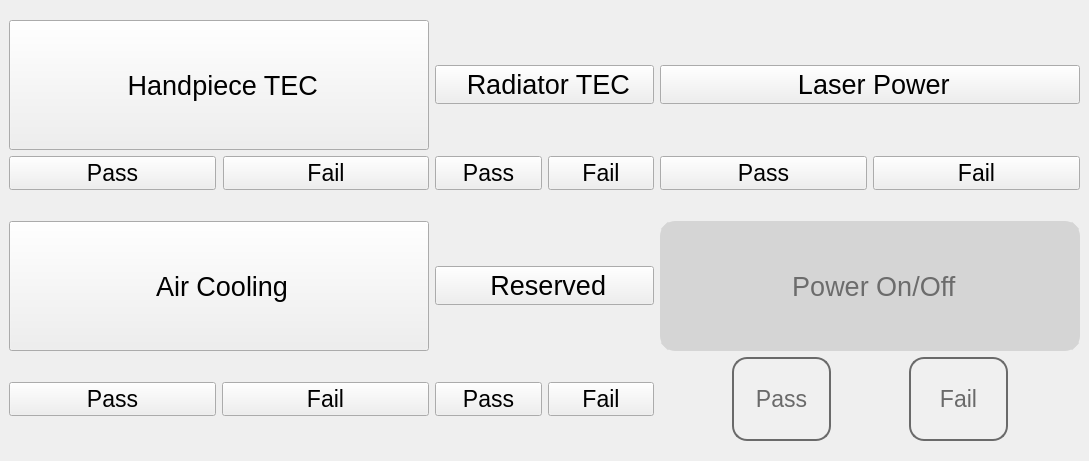
                    <widget class="QWidget" name="relaysBox">
                     <property name="geometry">
                      <rect>
                       <x>0</x>
                       <y>0</y>
                       <width>1089</width>
                       <height>461</height>
                      </rect>
                     </property>
                     <property name="styleSheet">
                      <string notr="true"/>
                     </property>
                     <attribute name="label">
                      <string> Relays</string>
                     </attribute>
                     <layout class="QVBoxLayout" name="verticalLayout_59">
                      <property name="leftMargin">
                       <number>0</number>
                      </property>
                      <property name="rightMargin">
                       <number>0</number>
                      </property>
                      <item alignment="Qt::AlignVCenter">
                       <widget class="QFrame" name="gridFrame">
                        <layout class="QGridLayout" name="gridLayout_12" rowstretch="0,0,0,0,0,0,0" columnstretch="1,1,1">
                         <item row="0" column="1">
                          <widget class="QPushButton" name="btnRadiator">
                           <property name="font">
                            <font>
                             <family>Arial</family>
                             <pointsize>20</pointsize>
                            </font>
                           </property>
                           <property name="text">
                            <string> Radiator TEC</string>
                           </property>
                           <property name="iconSize">
                            <size>
                             <width>90</width>
                             <height>90</height>
                            </size>
                           </property>
                          </widget>
                         </item>
                         <item row="0" column="2">
                          <widget class="QPushButton" name="btnLaserPower">
                           <property name="font">
                            <font>
                             <family>Arial</family>
                             <pointsize>20</pointsize>
                            </font>
                           </property>
                           <property name="text">
                            <string> Laser Power</string>
                           </property>
                           <property name="iconSize">
                            <size>
                             <width>90</width>
                             <height>90</height>
                            </size>
                           </property>
                          </widget>
                         </item>
                         <item row="3" column="1">
                          <spacer name="verticalSpacer_31">
                           <property name="orientation">
                            <enum>Qt::Vertical</enum>
                           </property>
                           <property name="sizeHint" stdset="0">
                            <size>
                             <width>20</width>
                             <height>60</height>
                            </size>
                           </property>
                          </spacer>
                         </item>
                         <item row="0" column="0">
                          <widget class="QPushButton" name="btnHandpiece">
                           <property name="minimumSize">
                            <size>
                             <width>420</width>
                             <height>130</height>
                            </size>
                           </property>
                           <property name="font">
                            <font>
                             <family>Arial</family>
                             <pointsize>20</pointsize>
                            </font>
                           </property>
                           <property name="text">
                            <string> Handpiece TEC</string>
                           </property>
                           <property name="iconSize">
                            <size>
                             <width>90</width>
                             <height>90</height>
                            </size>
                           </property>
                          </widget>
                         </item>
                         <item row="1" column="0">
                          <layout class="QHBoxLayout" name="horizontalLayout_93">
                           <property name="spacing">
                            <number>7</number>
                           </property>
                           <property name="leftMargin">
                            <number>0</number>
                           </property>
                           <property name="rightMargin">
                            <number>0</number>
                           </property>
                           <item>
                            <widget class="QPushButton" name="btnPassHP">
                             <property name="font">
                              <font>
                               <family>Arial</family>
                               <pointsize>17</pointsize>
                              </font>
                             </property>
                             <property name="styleSheet">
                              <string notr="true"/>
                             </property>
                             <property name="text">
                              <string>Pass</string>
                             </property>
                            </widget>
                           </item>
                           <item>
                            <widget class="QPushButton" name="btnFailHP">
                             <property name="font">
                              <font>
                               <family>Arial</family>
                               <pointsize>17</pointsize>
                              </font>
                             </property>
                             <property name="text">
                              <string>Fail</string>
                             </property>
                            </widget>
                           </item>
                          </layout>
                         </item>
                         <item row="1" column="2">
                          <layout class="QHBoxLayout" name="horizontalLayout_92">
                           <item>
                            <widget class="QPushButton" name="btnPassLP">
                             <property name="font">
                              <font>
                               <family>Arial</family>
                               <pointsize>17</pointsize>
                              </font>
                             </property>
                             <property name="text">
                              <string>Pass</string>
                             </property>
                            </widget>
                           </item>
                           <item>
                            <widget class="QPushButton" name="btnFailLP">
                             <property name="font">
                              <font>
                               <family>Arial</family>
                               <pointsize>17</pointsize>
                              </font>
                             </property>
                             <property name="text">
                              <string>Fail</string>
                             </property>
                            </widget>
                           </item>
                          </layout>
                         </item>
                         <item row="6" column="0">
                          <layout class="QHBoxLayout" name="horizontalLayout_95">
                           <item>
                            <widget class="QPushButton" name="btnPassAC">
                             <property name="font">
                              <font>
                               <family>Arial</family>
                               <pointsize>17</pointsize>
                              </font>
                             </property>
                             <property name="text">
                              <string>Pass</string>
                             </property>
                            </widget>
                           </item>
                           <item>
                            <widget class="QPushButton" name="btnFailAC">
                             <property name="font">
                              <font>
                               <family>Arial</family>
                               <pointsize>17</pointsize>
                              </font>
                             </property>
                             <property name="text">
                              <string>Fail</string>
                             </property>
                            </widget>
                           </item>
                          </layout>
                         </item>
                         <item row="1" column="1">
                          <layout class="QHBoxLayout" name="horizontalLayout_96">
                           <item>
                            <widget class="QPushButton" name="btnPassRad">
                             <property name="font">
                              <font>
                               <family>Arial</family>
                               <pointsize>17</pointsize>
                              </font>
                             </property>
                             <property name="text">
                              <string>Pass</string>
                             </property>
                            </widget>
                           </item>
                           <item>
                            <widget class="QPushButton" name="btnFailRad">
                             <property name="font">
                              <font>
                               <family>Arial</family>
                               <pointsize>17</pointsize>
                              </font>
                             </property>
                             <property name="text">
                              <string>Fail</string>
                             </property>
                            </widget>
                           </item>
                          </layout>
                         </item>
                         <item row="6" column="1">
                          <layout class="QHBoxLayout" name="horizontalLayout_94">
                           <item>
                            <widget class="QPushButton" name="btnPassRes">
                             <property name="enabled">
                              <bool>true</bool>
                             </property>
                             <property name="font">
                              <font>
                               <family>Arial</family>
                               <pointsize>17</pointsize>
                              </font>
                             </property>
                             <property name="styleSheet">
                              <string notr="true"/>
                             </property>
                             <property name="text">
                              <string>Pass</string>
                             </property>
                            </widget>
                           </item>
                           <item>
                            <widget class="QPushButton" name="btnFailRes">
                             <property name="enabled">
                              <bool>true</bool>
                             </property>
                             <property name="font">
                              <font>
                               <family>Arial</family>
                               <pointsize>17</pointsize>
                              </font>
                             </property>
                             <property name="styleSheet">
                              <string notr="true"/>
                             </property>
                             <property name="text">
                              <string>Fail</string>
                             </property>
                            </widget>
                           </item>
                          </layout>
                         </item>
                         <item row="6" column="2">
                          <layout class="QHBoxLayout" name="horizontalLayout_91">
                           <item>
                            <widget class="QPushButton" name="btnPassPower">
                             <property name="enabled">
                              <bool>false</bool>
                             </property>
                             <property name="font">
                              <font>
                               <family>Arial</family>
                               <pointsize>17</pointsize>
                              </font>
                             </property>
                             <property name="styleSheet">
                              <string notr="true">QPushButton {
background-color: rgb(240, 240, 240);
color: rgb(106, 106, 106);
min-width: 75px;
min-height: 60px;
max-width: 75px;
max-height: 60px;
border-radius: 15px;
border: 2px solid rgb(106, 106, 106);
padding:10px;
outline:0;
}</string>
                             </property>
                             <property name="text">
                              <string>Pass</string>
                             </property>
                            </widget>
                           </item>
                           <item>
                            <widget class="QPushButton" name="btnFailPower">
                             <property name="enabled">
                              <bool>false</bool>
                             </property>
                             <property name="font">
                              <font>
                               <family>Arial</family>
                               <pointsize>17</pointsize>
                              </font>
                             </property>
                             <property name="styleSheet">
                              <string notr="true">QPushButton {
background-color: rgb(240, 240, 240);
color: rgb(106, 106, 106);
min-width: 75px;
min-height: 60px;
max-width: 75px;
max-height: 60px;
border-radius: 15px;
border: 2px solid rgb(106, 106, 106);
padding:10px;
outline:0;
}</string>
                             </property>
                             <property name="text">
                              <string>Fail</string>
                             </property>
                            </widget>
                           </item>
                          </layout>
                         </item>
                         <item row="5" column="0">
                          <widget class="QPushButton" name="btnAirCooling">
                           <property name="minimumSize">
                            <size>
                             <width>420</width>
                             <height>130</height>
                            </size>
                           </property>
                           <property name="font">
                            <font>
                             <family>Arial</family>
                             <pointsize>20</pointsize>
                            </font>
                           </property>
                           <property name="text">
                            <string> Air Cooling</string>
                           </property>
                           <property name="iconSize">
                            <size>
                             <width>90</width>
                             <height>90</height>
                            </size>
                           </property>
                          </widget>
                         </item>
                         <item row="5" column="2">
                          <widget class="QPushButton" name="btnPowerOnOffRelay">
                           <property name="enabled">
                            <bool>false</bool>
                           </property>
                           <property name="font">
                            <font>
                             <family>Arial</family>
                             <pointsize>20</pointsize>
                            </font>
                           </property>
                           <property name="styleSheet">
                            <string notr="true">QPushButton {
background-color: rgb(213, 213, 213);
color: rgb(108, 108, 108);
min-width: 400px;
min-height: 110px;
border-radius: 15px;
border: 10px solid rgb(213, 213, 213);
outline:0;
}
QPushButton:hover:!pressed{
background-color: rgb(255, 255, 255);
border: 10px solid rgb(255, 255, 255);
}</string>
                           </property>
                           <property name="text">
                            <string> Power On/Off</string>
                           </property>
                           <property name="icon">
                            <iconset>
                             <normaloff>images/relay.png</normaloff>images/relay.png</iconset>
                           </property>
                           <property name="iconSize">
                            <size>
                             <width>100</width>
                             <height>100</height>
                            </size>
                           </property>
                          </widget>
                         </item>
                         <item row="5" column="1">
                          <widget class="QPushButton" name="btnReserved">
                           <property name="enabled">
                            <bool>true</bool>
                           </property>
                           <property name="font">
                            <font>
                             <family>Arial</family>
                             <pointsize>20</pointsize>
                            </font>
                           </property>
                           <property name="styleSheet">
                            <string notr="true"/>
                           </property>
                           <property name="text">
                            <string> Reserved</string>
                           </property>
                           <property name="iconSize">
                            <size>
                             <width>90</width>
                             <height>90</height>
                            </size>
                           </property>
                          </widget>
                         </item>
                        </layout>
                       </widget>
                      </item>
                     </layout>
                    </widget>
